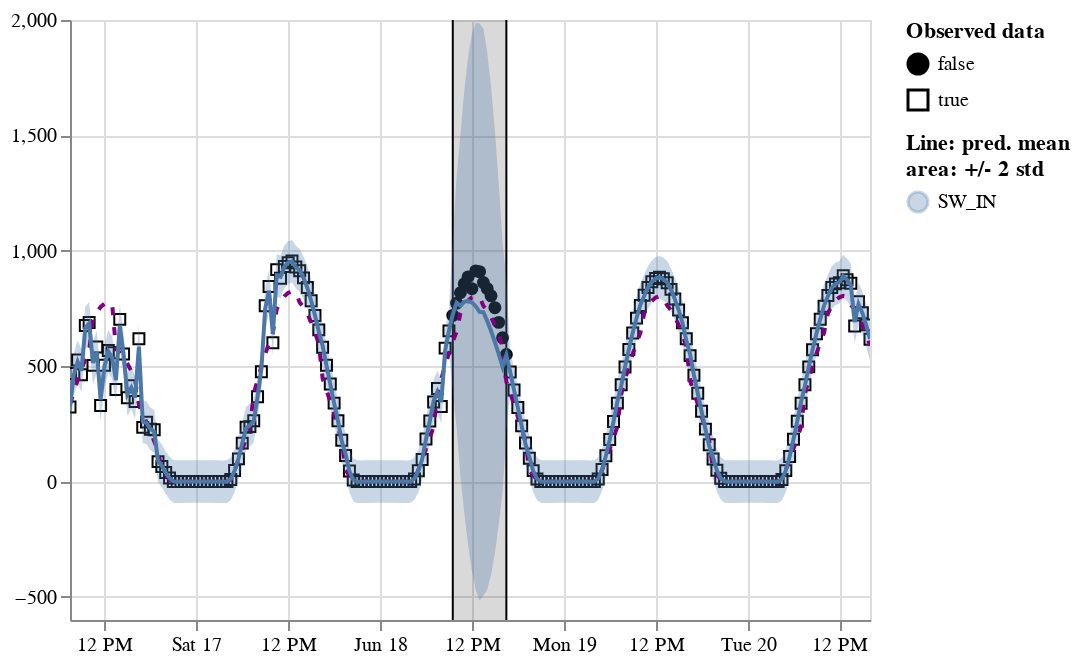

Here is the notebook cell this chart was saved with:
### Code cell
plot_pred(pred, data)

### Figure 1 — Vega-Lite specification as saved in the notebook (floating-point values rounded to 4 significant figures; data arrays with more than 128 entries replaced by an {"elided": "..."} marker saying what was removed)
{"config": {"view": {"continuousWidth": 400, "continuousHeight": 300}}, "layer": [{"data": {"name": "data-ff0d80dac41b02cb41bcc1ffdfb3f8d5"}, "mark": {"type": "point", "color": "black", "fillOpacity": 1, "strokeWidth": 1}, "encoding": {"fill": {"field": "is_present", "legend": {"title": ["Observed data"]}, "scale": {"range": ["black", "#ffffff00"]}, "type": "nominal"}, "shape": {"field": "is_present", "type": "nominal"}, "x": {"axis": {"domain": true, "labels": true, "ticks": true, "title": "time"}, "field": "time", "type": "temporal"}, "y": {"field": "value", "scale": {"zero": false}, "title": "", "type": "quantitative"}}}, {"layer": [{"mark": "rule", "encoding": {"x": {"axis": {"domain": false, "labels": false, "ticks": false, "title": null}, "field": "gap_start", "type": "temporal"}}}, {"mark": "rule", "encoding": {"x": {"axis": {"domain": false, "labels": false, "ticks": false, "title": null}, "field": "gap_end", "type": "temporal"}}}, {"mark": {"type": "rect", "color": "black", "opacity": 0.15}, "encoding": {"x": {"axis": {"domain": false, "labels": false, "ticks": false, "title": null}, "field": "gap_start", "type": "temporal"}, "x2": {"field": "gap_end"}}}], "data": {"name": "data-4299f1282c5a144f48e01872e54fa909"}}, {"data": {"name": "data-ff0d80dac41b02cb41bcc1ffdfb3f8d5"}, "mark": "errorband", "encoding": {"color": {"field": "variable", "legend": {"title": ["Line: pred. mean", "area: +/- 2 std"]}, "type": "nominal"}, "x": {"field": "time", "type": "temporal"}, "y": {"field": "err_low", "scale": {"zero": false}, "title": "", "type": "quantitative"}, "y2": {"field": "err_high"}}, "name": "view_1"}, {"data": {"name": "data-ff0d80dac41b02cb41bcc1ffdfb3f8d5"}, "mark": {"type": "line", "color": "purple", "strokeDash": [4, 6]}, "encoding": {"x": {"field": "time", "type": "temporal"}, "y": {"field": "control", "scale": {"zero": false}, "title": "", "type": "quantitative"}}}, {"data": {"name": "data-ff0d80dac41b02cb41bcc1ffdfb3f8d5"}, "mark": "line", "encoding": {"color": {"field": "variable", "type": "nominal"}, "x": {"field": "time", "type": "temporal"}, "y": {"field": "mean", "scale": {"zero": false}, "title": "", "type": "quantitative"}}}], "params": [{"name": "param_7", "select": {"type": "interval"}, "bind": "scales", "views": ["view_1"]}], "title": "", "$schema": "https://vega.github.io/schema/vega-lite/v5.2.0.json", "datasets": {"data-ff0d80dac41b02cb41bcc1ffdfb3f8d5": {"elided": "210 records"}, "data-4299f1282c5a144f48e01872e54fa909": [{"gap_start": "2000-06-18T09:30:00", "gap_end": "2000-06-18T16:30:00"}]}}
